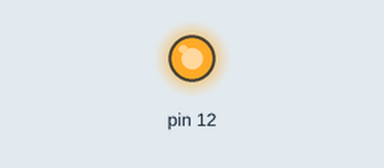
The sketch below on a simulated Arduino Uno, built with avr-gcc and run on an emulated ATmega328P. Shown: output pins drawn as LEDs (lit = HIGH).

Above: at 0.15 s.
At 4.1 s:
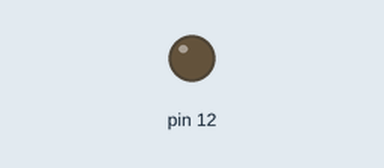
Timing chart, 0 to 6.0 s (numbered marks = the images above):
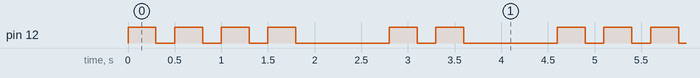

Measured:
- by itself, pin 12: repeats every 4.6 s: 3 × (LOW 0.20 s, HIGH 0.30 s), LOW 1.0 s, HIGH 0.30 s, LOW 0.20 s, HIGH 0.30 s, LOW 1.0 s, HIGH 0.30 s
- by itself, everything shown: repeats every 4.6 s, in 12 steps

The sketch:

MorseHi.ino
```cpp
void setup() {
pinMode(12,OUTPUT);
}

void loop() {
showCharachter(300,200);
showCharachter(300,200);
showCharachter(300,200);
showCharachter(300,1000);

showCharachter(300,200);
showCharachter(300,1000);

}

int showCharachter(int millies, int lastDelay) {
digitalWrite(12,HIGH);
delay(millies);
digitalWrite(12,LOW);
delay(lastDelay);
    return 0;
}
```
